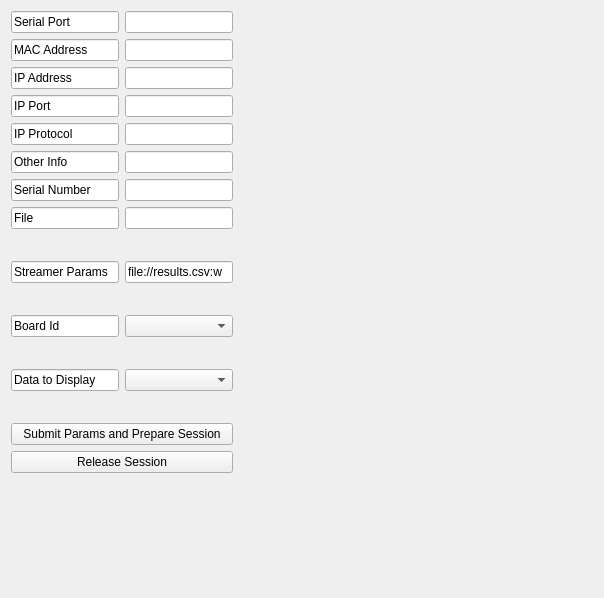
<?xml version="1.0" encoding="UTF-8"?>
<ui version="4.0">
 <class>BrainFlowSetupWidget</class>
 <widget class="QWidget" name="BrainFlowSetupWidget">
  <property name="geometry">
   <rect>
    <x>0</x>
    <y>0</y>
    <width>604</width>
    <height>598</height>
   </rect>
  </property>
  <property name="windowTitle">
   <string>Form</string>
  </property>
  <layout class="QFormLayout" name="formLayout_2">
   <item row="0" column="0">
    <layout class="QFormLayout" name="formLayout">
     <item row="0" column="0">
      <widget class="QLineEdit" name="lineEdit">
       <property name="text">
        <string>Serial Port</string>
       </property>
       <property name="readOnly">
        <bool>true</bool>
       </property>
      </widget>
     </item>
     <item row="0" column="1">
      <widget class="QLineEdit" name="serialPort"/>
     </item>
     <item row="1" column="0">
      <widget class="QLineEdit" name="lineEdit_3">
       <property name="text">
        <string>MAC Address</string>
       </property>
       <property name="readOnly">
        <bool>true</bool>
       </property>
      </widget>
     </item>
     <item row="1" column="1">
      <widget class="QLineEdit" name="macAddress"/>
     </item>
     <item row="2" column="0">
      <widget class="QLineEdit" name="lineEdit_5">
       <property name="text">
        <string>IP Address</string>
       </property>
       <property name="readOnly">
        <bool>true</bool>
       </property>
      </widget>
     </item>
     <item row="2" column="1">
      <widget class="QLineEdit" name="ipAddress"/>
     </item>
     <item row="3" column="0">
      <widget class="QLineEdit" name="lineEdit_7">
       <property name="text">
        <string>IP Port</string>
       </property>
       <property name="readOnly">
        <bool>true</bool>
       </property>
      </widget>
     </item>
     <item row="3" column="1">
      <widget class="QLineEdit" name="ipPort"/>
     </item>
     <item row="4" column="0">
      <widget class="QLineEdit" name="lineEdit_11">
       <property name="text">
        <string>IP Protocol</string>
       </property>
      </widget>
     </item>
     <item row="4" column="1">
      <widget class="QLineEdit" name="ipProtocol"/>
     </item>
     <item row="5" column="0">
      <widget class="QLineEdit" name="lineEdit_9">
       <property name="text">
        <string>Other Info</string>
       </property>
       <property name="readOnly">
        <bool>true</bool>
       </property>
      </widget>
     </item>
     <item row="5" column="1">
      <widget class="QLineEdit" name="otherInfo"/>
     </item>
     <item row="6" column="0">
      <widget class="QLineEdit" name="lineEdit_4">
       <property name="text">
        <string>Serial Number</string>
       </property>
      </widget>
     </item>
     <item row="6" column="1">
      <widget class="QLineEdit" name="serialNumber"/>
     </item>
     <item row="8" column="0" colspan="2">
      <spacer name="horizontalSpacer_3">
       <property name="orientation">
        <enum>Qt::Horizontal</enum>
       </property>
       <property name="sizeHint" stdset="0">
        <size>
         <width>40</width>
         <height>20</height>
        </size>
       </property>
      </spacer>
     </item>
     <item row="9" column="0">
      <widget class="QLineEdit" name="lineEdit_15">
       <property name="text">
        <string>Streamer Params</string>
       </property>
       <property name="readOnly">
        <bool>true</bool>
       </property>
      </widget>
     </item>
     <item row="9" column="1">
      <widget class="QLineEdit" name="streamerParams">
       <property name="text">
        <string>file://results.csv:w</string>
       </property>
      </widget>
     </item>
     <item row="10" column="0" colspan="2">
      <spacer name="horizontalSpacer">
       <property name="orientation">
        <enum>Qt::Horizontal</enum>
       </property>
       <property name="sizeHint" stdset="0">
        <size>
         <width>40</width>
         <height>20</height>
        </size>
       </property>
      </spacer>
     </item>
     <item row="11" column="0">
      <widget class="QLineEdit" name="lineEdit_13">
       <property name="text">
        <string>Board Id</string>
       </property>
       <property name="readOnly">
        <bool>true</bool>
       </property>
      </widget>
     </item>
     <item row="11" column="1">
      <widget class="QComboBox" name="boardId"/>
     </item>
     <item row="12" column="0" colspan="2">
      <spacer name="horizontalSpacer_2">
       <property name="orientation">
        <enum>Qt::Horizontal</enum>
       </property>
       <property name="sizeHint" stdset="0">
        <size>
         <width>40</width>
         <height>20</height>
        </size>
       </property>
      </spacer>
     </item>
     <item row="13" column="0">
      <widget class="QLineEdit" name="lineEdit_2">
       <property name="text">
        <string>Data to Display</string>
       </property>
       <property name="readOnly">
        <bool>true</bool>
       </property>
      </widget>
     </item>
     <item row="13" column="1">
      <widget class="QComboBox" name="dataType"/>
     </item>
     <item row="17" column="0" colspan="2">
      <widget class="QPushButton" name="prepareSession">
       <property name="text">
        <string>Submit Params and Prepare Session</string>
       </property>
      </widget>
     </item>
     <item row="18" column="0" colspan="2">
      <widget class="QPushButton" name="releaseSession">
       <property name="text">
        <string>Release Session</string>
       </property>
      </widget>
     </item>
     <item row="7" column="0">
      <widget class="QLineEdit" name="lineEdit_6">
       <property name="text">
        <string>File</string>
       </property>
      </widget>
     </item>
     <item row="7" column="1">
      <widget class="QLineEdit" name="file"/>
     </item>
     <item row="16" column="0" colspan="2">
      <spacer name="horizontalSpacer_4">
       <property name="orientation">
        <enum>Qt::Horizontal</enum>
       </property>
       <property name="sizeHint" stdset="0">
        <size>
         <width>40</width>
         <height>20</height>
        </size>
       </property>
      </spacer>
     </item>
    </layout>
   </item>
   <item row="0" column="1">
    <spacer name="horizontalSpacer_5">
     <property name="orientation">
      <enum>Qt::Horizontal</enum>
     </property>
     <property name="sizeHint" stdset="0">
      <size>
       <width>40</width>
       <height>20</height>
      </size>
     </property>
    </spacer>
   </item>
   <item row="1" column="0">
    <spacer name="verticalSpacer">
     <property name="orientation">
      <enum>Qt::Vertical</enum>
     </property>
     <property name="sizeHint" stdset="0">
      <size>
       <width>20</width>
       <height>40</height>
      </size>
     </property>
    </spacer>
   </item>
  </layout>
 </widget>
 <resources/>
 <connections/>
</ui>
